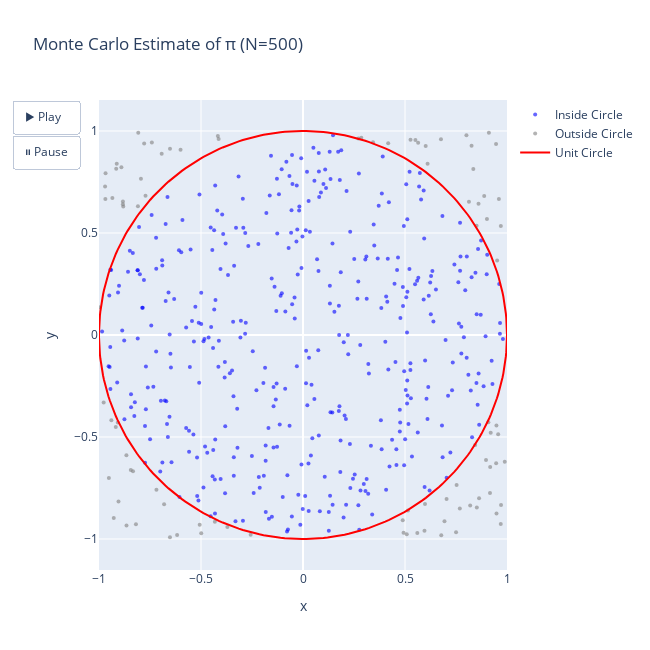

Notebook cell for this chart:
### Code cell
import numpy as np
import plotly.graph_objects as go

def monte_carlo_pi(num_samples: int, step: int = 500):
    """
    Monte Carlo simulation of π 

    Args:
        num_samples (int): Total number of random samples.
        step (int): Number of points to add per animation frame.

    Returns:
        (x, y, inside, estimates): Arrays of coordinates, boolean mask for inside points,
                                   and progressive π estimates.
    """
    # Generate all points
    x = np.random.uniform(-1, 1, num_samples)
    y = np.random.uniform(-1, 1, num_samples)

    # Inside-circle mask
    inside = x**2 + y**2 <= 1

    # Progressive estimates
    estimates = []
    for n in range(step, num_samples + 1, step):
        inside_n = np.sum(inside[:n])
        estimates.append(4 * inside_n / n)

    return x, y, inside, estimates, step


if __name__ == "__main__":
    num_samples = 10_000
    step = 500  # points per animation frame

    x, y, inside, estimates, step = monte_carlo_pi(num_samples, step)

    # Base figure
    fig = go.Figure()

    # Initial scatter (just first batch of points)
    fig.add_trace(go.Scatter(
        x=x[:step][inside[:step]], y=y[:step][inside[:step]],
        mode="markers", name="Inside Circle",
        marker=dict(color="blue", size=4, opacity=0.6)
    ))
    fig.add_trace(go.Scatter(
        x=x[:step][~inside[:step]], y=y[:step][~inside[:step]],
        mode="markers", name="Outside Circle",
        marker=dict(color="gray", size=4, opacity=0.6)
    ))

    # Circle boundary
    theta = np.linspace(0, 2*np.pi, 300)
    fig.add_trace(go.Scatter(
        x=np.cos(theta), y=np.sin(theta),
        mode="lines", name="Unit Circle",
        line=dict(color="red", width=2)
    ))

    # Frames for animation
    frames = []
    for k, estimate in enumerate(estimates, start=1):
        n = k * step
        frame = go.Frame(
            data=[
                go.Scatter(x=x[:n][inside[:n]], y=y[:n][inside[:n]]),
                go.Scatter(x=x[:n][~inside[:n]], y=y[:n][~inside[:n]])
            ],
            name=str(k),
            layout=go.Layout(
                title=f"Monte Carlo Estimate of π ≈ {estimate:.4f} (N={n})"
            )
        )
        frames.append(frame)

    # Animation settings
    fig.update(frames=frames)
    fig.update_layout(
        title=f"Monte Carlo Estimate of π (N={step})",
        xaxis=dict(scaleanchor="y", range=[-1, 1], title="x"),
        yaxis=dict(range=[-1, 1], title="y"),
        width=650, height=650,
        updatemenus=[dict(
            type="buttons",
            showactive=False,
            buttons=[
                dict(label="▶ Play", method="animate",
                     args=[None, {"frame": {"duration": 200, "redraw": True},
                                  "fromcurrent": True, "mode": "immediate"}]),
                dict(label="⏸ Pause", method="animate",
                     args=[[None], {"frame": {"duration": 0, "redraw": False},
                                    "mode": "immediate"}])
            ]
        )]
    )

    fig.show()

### Figure 1 — Plotly figure (JSON) as saved in the notebook; plotly's stock layout.template omitted (floating-point values rounded to 4 significant figures; data arrays with more than 128 entries replaced by an {"elided": "..."} marker saying what was removed)
{"data": [{"marker": {"color": "blue", "opacity": 0.6, "size": 4}, "mode": "markers", "name": "Inside Circle", "type": "scatter", "x": {"elided": "405 float values"}, "y": {"elided": "405 float values"}}, {"marker": {"color": "gray", "opacity": 0.6, "size": 4}, "mode": "markers", "name": "Outside Circle", "type": "scatter", "x": [-0.772, -0.9679, 0.5271, -0.9275, 0.9017, 0.9201, -0.6521, 0.6014, -0.4174, 0.8011, 0.9468, -0.8656, -0.7944, -0.9344, 0.551, -0.5064, -0.4136, 0.852, 0.4175, -0.6171, -0.9516, 0.9482, 0.8441, -0.7409, -0.3707, -0.6927, 0.8604, 0.7038, 0.9485, 0.7687, -0.6003, -0.9131, 0.5602, -0.9156, 0.8195, 0.6107, 0.8507, -0.9687, 0.9464, -0.4989, 0.8135, -0.7185, 0.9112, 0.2859, 0.8263, -0.6808, -0.8652, 0.6778, 0.9175, 0.5981, -0.4321, -0.7786, 0.6763, -0.8075, 0.8882, -0.8811, 0.4889, 0.9516, 0.9698, 0.9167, 0.753, -0.9178, -0.8442, -0.8829, 0.7502, 0.9695, -0.9702, 0.9567, -0.8333, 0.863, 0.9086, 0.5645, -0.9044, -0.9077, 0.8348, 0.5955, -0.9771, 0.9891, -0.8827, 0.6936, 0.4929, -0.8189, -0.9997, -0.8091, -0.9395, 0.2714, -0.6519, -0.8902, 0.5086, -0.2566, 0.9603, 0.8971, 0.5147, 0.3432, 0.9708], "y": [0.6823, 0.793, 0.9571, -0.8973, 0.5685, -0.4788, -0.9909, 0.9267, 0.9758, 0.9789, -0.6284, -0.5895, 0.7664, 0.6712, 0.9554, -0.9297, 0.9605, -0.8455, 0.9399, -0.98, -0.7015, -0.444, -0.5394, 0.9431, -0.9413, 0.8888, 0.6438, -0.8043, -0.8744, -0.8509, 0.9079, 0.8401, -0.9709, 0.8156, -0.836, 0.8399, 0.5352, 0.6667, 0.9363, -0.9713, 0.6535, -0.758, 0.9908, 0.967, 0.928, -0.8292, -0.9333, -0.9814, -0.6469, -0.8283, -0.9149, 0.9389, 0.9601, 0.9909, 0.6815, 0.6302, -0.9087, 0.3653, 0.5338, -0.7739, -0.7357, -0.4513, -0.662, 0.6411, -0.9669, -0.9269, 0.728, -0.487, -0.668, -0.7996, -0.4278, 0.9428, -0.8157, -0.4292, 0.8142, -0.9595, -0.3315, -0.6215, 0.6546, -0.9127, -0.9697, -0.9272, 0.1365, 0.6317, -0.4177, 0.9632, 0.9134, 0.822, -0.9766, -0.9788, 0.6671, -0.6129, -0.8605, 0.9453, -0.8334]}, {"line": {"color": "red", "width": 2}, "mode": "lines", "name": "Unit Circle", "type": "scatter", "x": {"elided": "300 float values"}, "y": {"elided": "300 float values"}}], "layout": {"height": 650, "title": {"text": "Monte Carlo Estimate of π (N=500)"}, "updatemenus": [{"buttons": [{"args": [null, {"frame": {"duration": 200, "redraw": true}, "fromcurrent": true, "mode": "immediate"}], "label": "▶ Play", "method": "animate"}, {"args": [[null], {"frame": {"duration": 0, "redraw": false}, "mode": "immediate"}], "label": "⏸ Pause", "method": "animate"}], "showactive": false, "type": "buttons"}], "width": 650, "xaxis": {"range": [-1, 1], "scaleanchor": "y", "title": {"text": "x"}}, "yaxis": {"range": [-1, 1], "title": {"text": "y"}}}}
